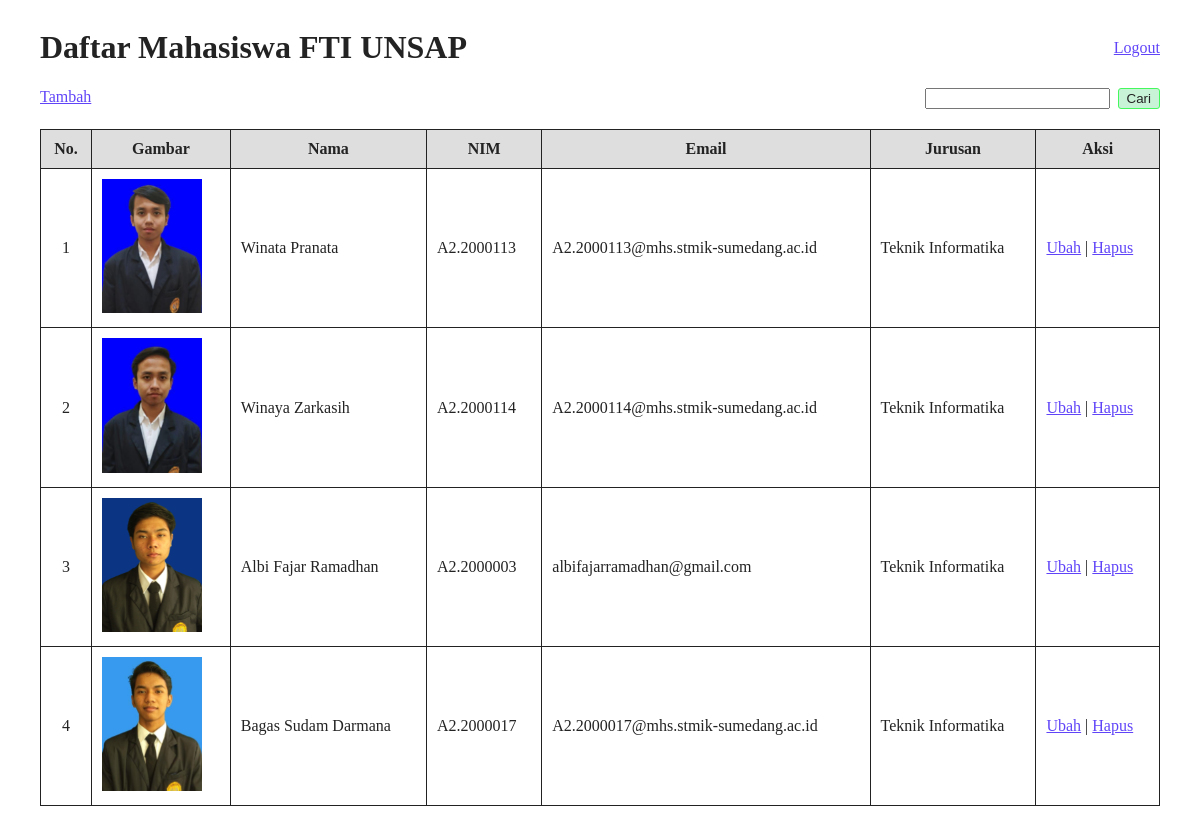
/index.php (signed in), run on the app's committed database.
### tables this page shows
CREATE TABLE `mahasiswa` (
  `id` int(11) NOT NULL,
  `nama` varchar(100) DEFAULT NULL,
  `nim` char(10) DEFAULT NULL,
  `email` varchar(100) DEFAULT NULL,
  `jurusan` varchar(100) DEFAULT NULL,
  `gambar` varchar(100) DEFAULT NULL
);

### functions.php (called while the page is built, shortened)
<?php
$connection = mysqli_connect('localhost','root','','phpdasar');
function query($query){
    global $connection;
    $result = mysqli_query($connection, $query);
    $rows = [];
    while($row = mysqli_fetch_assoc($result)) {
        $rows[] = $row;
    }
    return $rows;
}

### index.php (the view, shortened to what this page needs)
<?php
require "functions.php";
$mahasiswa = query("SELECT * FROM mahasiswa");
$keyword = "";
?>
<!doctype html>
<html lang="en">
  <head>
    <link rel="stylesheet" href="./style.css?v=12">
  </head>
  <body>
    <main>
      <div class="d-flex" style="align-items: center; justify-content: space-between;">
        <h1>Daftar Mahasiswa FTI UNSAP</h1>
        <a href="logout.php">Logout</a>
      </div>
      <div class="d-flex justify-content-between" style="margin-bottom: 20px">
        <a href="tambah.php" style="display: inline-block;">Tambah</a>
        <form method="get" action="" class="d-flex" style="gap:.5rem;">
          <div style="position: relative;">
            <input type="text" name="keyword" value="<?=$keyword?>">
          </div>
          <div><button class="btn green" type="submit" style="display: inline-block">Cari</button></div>
        </form>
      </div>
        <table class="table-style" cellspacing="0" cellpadding="10" style="width: 100%;">
            <tr>
                <th class="text-center">No.</th>
                <th>Gambar</th>
                <th>Nama</th>
                <th>NIM</th>
                <th>Email</th>
                <th>Jurusan</th>
                <th>Aksi</th>
            </tr>
            <?php if (!empty($mahasiswa)):?>
              <?php foreach ($mahasiswa as $i=>$mhs):?>
              <tr>
                  <td class="text-center"><?=$i+=1?></td>
                  <td><img width="100px" src="img/<?= $mhs['gambar']?>" alt=""></td>
                  <td><?= $mhs['nama']?></td>
                  <td><?= $mhs['nim']?></td>
                  <td><?= $mhs['email']?></td>
                  <td><?= $mhs['jurusan']?></td>
                  <td>
                    <a href="ubah.php?id_ubah=<?= $mhs['id']?>">Ubah</a> |
                    <a href="hapus.php?id_hapus=<?= $mhs['id']?>">Hapus</a>
                  </td>
              </tr>
              <?php endforeach; ?>
            <?php endif?>
        </table>
    </main>
  </body>
</html>

### style.css (style rules this page uses)
* { color: #232323; }
a { color: #6045f8 !important; }
main { width: 100%; padding-left: 2rem; padding-right: 2rem; padding-bottom: 3rem; box-sizing: border-box !important; }
.btn, ul.input-list li button { padding-top: .125rem; padding-bottom: .125rem; background-color: #fefefa; padding-left: .5rem; padding-right: .5rem; border-radius: 3px; display: inline-block; }
.btn.green, ul.input-list li button.green { background-color: #c9f3d7; border: solid 1px #45f85d; color:#222 }
.table-style td { border: 1px solid #222; }
.table-style th { border: 1px solid #222; background-color: #dedede; }
.table-style { width: 100%; border-collapse: collapse; border: 1px solid #222; }
.d-flex { display: flex }
.justify-content-between { justify-content: space-between; }
.text-center { text-align: center; }

### data on the page
mahasiswa: i "1", gambar (picture), nama "Winata Pranata", nim "A2.2000113", email "A2.2000113@mhs.stmik-sumedang.ac.id", jurusan "Teknik Informatika"
mahasiswa: i "2", gambar (picture), nama "Winaya Zarkasih", nim "A2.2000114", email "A2.2000114@mhs.stmik-sumedang.ac.id", jurusan "Teknik Informatika"
mahasiswa: i "3", gambar (picture), nama "Albi Fajar Ramadhan", nim "A2.2000003", email "albifajarramadhan@gmail.com", jurusan "Teknik Informatika"
mahasiswa: i "4", gambar (picture), nama "Bagas Sudam Darmana", nim "A2.2000017", email "A2.2000017@mhs.stmik-sumedang.ac.id", jurusan "Teknik Informatika"
